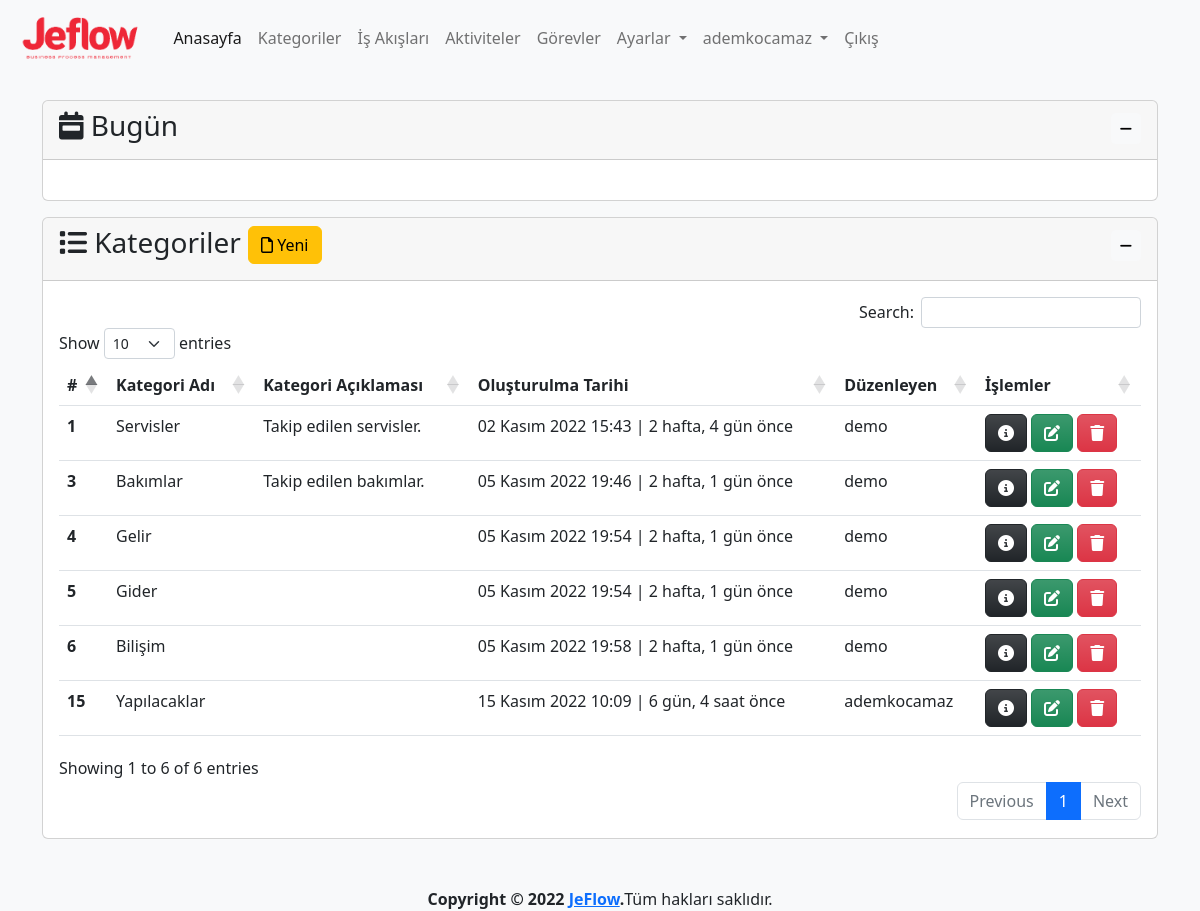
Screenshot of /category/ (signed in) with the database file from the repository.
### app/models.py (models this page shows, shortened)
class Category(models.Model):
    name=models.CharField(max_length=500,verbose_name='Kategori Adı')
    description=models.TextField(verbose_name='Kategori Açıklaması', blank=True, null=True)
    created_date=models.DateTimeField(auto_now_add=True, verbose_name='Oluşturulma Tarihi')
    user=models.ForeignKey(User,on_delete=models.CASCADE,verbose_name='Kullanıcı', blank=True, null=True)
    def process_count(self):
        processes=Process.objects.all().filter(category=self)
        return processes.count()
    class Meta:
        verbose_name='Kategori'
        verbose_name_plural="Kategoriler"

### app/views.py (the view, shortened to what this page needs)
# urls.py: path('category/', views.category, name='category'),
@login_required(login_url='/user/login/')
def category(request):
    category_form=CategoryForm()
    categories = Category.objects.order_by('created_date')
    context = {
        'category_form':category_form,
        'categories': categories,
    }
    return render(request, 'app/category.html', context)

### app/forms.py
class CategoryForm(forms.ModelForm):
    class Meta:
        model=Category
        fields=('name','description')

### templates/app/category.html (shortened to what this page needs)
{% extends 'layout.html' %}
{% load humanize %}
{% block content %}
{% load crispy_forms_tags %}
<div class="row mt-3">
    <div class="col-md-12">
        <div class="card">
            <div class="card-header">
                <h3 class="card-title">
                    <i class="fa-solid fa-list"></i>
                    Kategoriler
                    <button type="button" class="btn btn-warning" data-bs-toggle="modal"
                        data-bs-target="#categoryModal">
                        <i class="fa-regular fa-file"></i>
                        Yeni
                    </button>
                    <div class="float-end">
                        <button class="btn btn-light btn-sm" type="button" data-bs-toggle="collapse"
                            data-bs-target="#collapseCategory" aria-expanded="false" aria-controls="collapseCategory">
                            <i class="fa-solid fa-minus"></i>
                        </button>
                    </div>
                </h3>
            </div>
            <div class="collapse show" id="collapseCategory">
                <div class="card-body">
                    {% if categories %}
                    <table id="category" class="table table-hover">
                        <thead>
                            <tr>
                                <th scope="col">#</th>
                                <th scope="col">Kategori Adı</th>
                                <th scope="col">Kategori Açıklaması</th>
                                <th scope="col">Oluşturulma Tarihi</th>
                                <th scope="col">Düzenleyen</th>
                                <th scope="col">İşlemler</th>
                            </tr>
                        </thead>
                        <tbody>
                            {% for category in categories %}
                            <tr>
                                <th scope="row">{{ category.id }}</th>
                                <td>{{ category.name }}</td>
                                <td>{{ category.description }}</td>
                                <td>{{ category.created_date }} | {{ category.created_date | timesince}} önce</td>
                                <td>{{ category.user }}</td>
                                <td>
                                    <a href="{% url 'category_detail' category.id %}" class="btn btn-dark bg-gradient"
                                        data-bs-toggle="popover" data-bs-trigger="hover" data-bs-title="Detaylar"
                                        data-bs-content="Seçili satırdaki kaydın detaylarını görüntüler.">
                                        <i class="fa-solid fa-circle-info"></i>
                                    </a>
                                    <a class="btn btn-success bg-gradient"
                                        href="{% url 'category_update' category.id %}" data-bs-toggle="popover"
                                        data-bs-trigger="hover" data-bs-title="Düzenle"
                                        data-bs-content="Seçili satırdaki kaydı düzenler.">
                                        <i class="fa-solid fa-pen-to-square"></i>
                                    </a>
                                    <a class="btn btn-danger bg-gradient" href="{% url 'category_delete' category.id %}"
                                        data-bs-toggle="popover" data-bs-trigger="hover" data-bs-title="Sil"
                                        data-bs-content="Seçili satırdaki kaydı siler.">
                                        <i class="fa-solid fa-trash"></i>
                                    </a>
                                </td>
                            </tr>
                            {% endfor %}
                        </tbody>
                    </table>
                    {% else %}
                    <div class="alert alert-warning">
                        <p>Kategori bulunamadı.</p>
                    </div>
                    {% endif %}
                </div>
            </div>
        </div>
    </div>
</div>
{% endblock %}

### templates/layout.html (shortened to what this page needs)
{% load static %}
<!doctype html>
<html lang="tr">
<head>
  <link href="https://cdn.jsdelivr.net/npm/bootstrap@5.2.2/dist/css/bootstrap.min.css" rel="stylesheet"
>
  <link rel="stylesheet" href="{% static 'css/jeflow.css' %}">
  <link href="https://cdn.jsdelivr.net/npm/select2@4.1.0-rc.0/dist/css/select2.min.css" rel="stylesheet" />
  <link rel="stylesheet" type="text/css" href="https://cdn.datatables.net/1.12.1/css/dataTables.bootstrap5.min.css">
  <link rel="stylesheet" type="text/css"
    href="https://cdn.datatables.net/responsive/2.3.0/css/responsive.dataTables.min.css">
  <link rel="stylesheet" type="text/css" href="https://cdn.datatables.net/buttons/2.2.3/css/buttons.bootstrap5.min.css">
</head>
<body class="bg-light">
  <header>
    <nav class="navbar navbar-expand-lg bg-light">
      <div class="container-fluid">
        <a class="navbar-brand" href="{% url 'index' %}">
          <img class="logo" src="{% static 'img/logo-text.png' %}" alt="JeFlow">
        </a>
        <div class="collapse navbar-collapse" id="navbarNavDropdown">
          <ul class="navbar-nav">
            <li class="nav-item">
              <a class="nav-link active" aria-current="page" href="{% url 'index' %}">Anasayfa</a>
            </li>
            {% if user.is_authenticated %}
            <li class="nav-item">
              <a class="nav-link" href="{% url 'category' %}">Kategoriler</a>
            </li>
            <li class="nav-item">
              <a class="nav-link" href="{% url 'process' %}">İş Akışları</a>
            </li>
            <li class="nav-item">
              <a class="nav-link" href="{% url 'activity' %}">Aktiviteler</a>
            </li>
            <li class="nav-item">
              <a class="nav-link" href="{% url 'task' %}">Görevler</a>
            </li>
            <li class="nav-item dropdown">
              <a class="nav-link dropdown-toggle" href="{% url 'settings' %}" role="button" data-bs-toggle="dropdown"
                aria-expanded="false">
                Ayarlar
              </a>
            </li>
            <li class="nav-item dropdown">
              <a class="nav-link dropdown-toggle" href="{% url 'profile' %}" role="button" data-bs-toggle="dropdown"
                aria-expanded="false">
                {{ user }}
              </a>
            </li>
            <li class="nav-item">
              <a class="nav-link" href="javascript:{document.getElementById('logout').submit()}">Çıkış</a>
            </li>
            {% else %}
            <li class="nav-item">
              <a class="nav-link" href="{% url 'register' %}">Kayıt Ol</a>
            </li>
            {% endif %}
          </ul>
        </div>
      </div>
    </nav>
  </header>
  <main>
    <div class="container mt-4">
      <div class="row mb-3">
        <div class="col-md-12">
          <div class="card">
            <div class="card-header">
              <h3 class="card-title">
                <i class="fa-solid fa-calendar-week"></i>
                Bugün
                <div class="float-end">
                  <button class="btn btn-light btn-sm" type="button" data-bs-toggle="collapse"
                    data-bs-target="#collapseZaman" aria-expanded="false" aria-controls="collapseZaman">
                    <i class="fa-solid fa-minus"></i>
                  </button>
                </div>
              </h3>
            </div>
            <div class="collapse show" id="collapseZaman">
              <div class="card-body text-center">
              </div>
            </div>
          </div>
        </div>
      </div>
      {% block content %}
      {% endblock %}
    </div>
  </main>
  <footer class="mt-5">
    <div class="d-flex justify-content-center">
      <strong>Copyright &copy; 2022 <a href="http://jeflow.herokuapp.com">JeFlow</a>.</strong>
      Tüm hakları saklıdır.
    </div>
  </footer>
</body>
</html>

### static/css/jeflow.css (style rules this page uses)
img.logo { height: 50px; }

### rows the page displays
Category: id "1", name "Servisler", description "Takip edilen servisler.", created_date "02 Kasım 2022 15:43", created_date "2 hafta, 4 gün", user "demo"
Category: id "3", name "Bakımlar", description "Takip edilen bakımlar.", created_date "05 Kasım 2022 19:46", created_date "2 hafta, 1 gün", user "demo"
Category: id "4", name "Gelir", created_date "05 Kasım 2022 19:54", created_date "2 hafta, 1 gün", user "demo"
Category: id "5", name "Gider", created_date "05 Kasım 2022 19:54", created_date "2 hafta, 1 gün", user "demo"
Category: id "6", name "Bilişim", created_date "05 Kasım 2022 19:58", created_date "2 hafta, 1 gün", user "demo"
Category: id "15", name "Yapılacaklar", created_date "15 Kasım 2022 10:09", created_date "6 gün, 4 saat", user "ademkocamaz"

### other values shown
{{ user }} "ademkocamaz"
